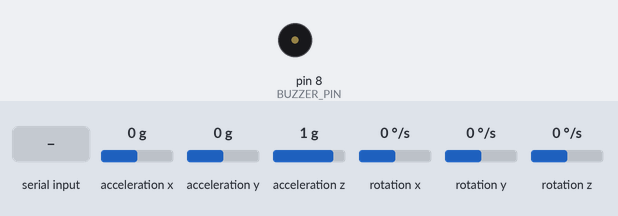
A sketch run on a simulated Arduino Uno, built with avr-gcc and run on an emulated ATmega328P. On the bench: buzzer (waves = sounding, pin HIGH). The inputs (shaded band) are chosen by the test bench; at power-on: acceleration x 0 g, acceleration y 0 g, acceleration z 1 g, rotation x 0 °/s, rotation y 0 °/s, rotation z 0 °/s. What the sketch prints to the serial monitor is not drawn.

Above: at 1.2 s.
1.3 s: "ALARM\n" received over Serial
At 1.6 s:
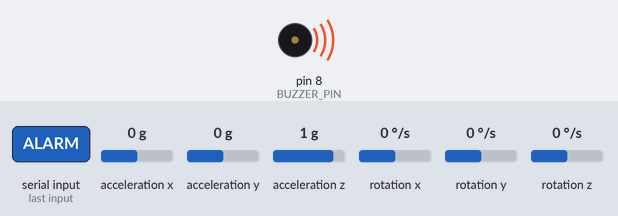
2.8 s: acceleration x set to -1.4 g
5.8 s: acceleration x set to 0 g
Timing chart, 0 to 8.8 s (numbered marks = the images above; inputs shaded):
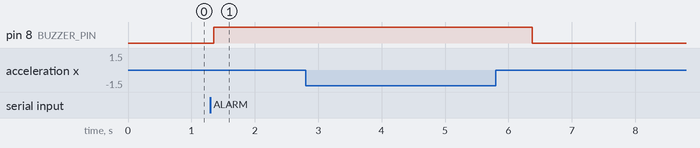

The sketch:

hardware.ino
```cpp
#include <Wire.h>
#include <MPU6050.h>

MPU6050 mpu;

const int         BUZZER_PIN      = 8;
const float       MOVE_THRESHOLD  = 0.08;
const unsigned long STOP_DELAY    = 2000;
const unsigned long STATUS_INTERVAL = 2000;  // resend START every 2 seconds

bool          isRunning     = false;
unsigned long lastMoveTime  = 0;
unsigned long buzzerEndTime = 0;
unsigned long lastStatusTime = 0;

void setup() {
    Serial.begin(9600);
    Wire.begin();
    mpu.initialize();
    pinMode(BUZZER_PIN, OUTPUT);
    digitalWrite(BUZZER_PIN, LOW);
}

void loop() {
    int16_t ax, ay, az, gx, gy, gz;
    mpu.getMotion6(&ax, &ay, &az, &gx, &gy, &gz);

    float mag       = sqrt(pow(ax/16384.0,2) + pow(ay/16384.0,2) + pow(az/16384.0,2));
    float deviation = abs(mag - 1.0);

    if (deviation > MOVE_THRESHOLD) {
        lastMoveTime = millis();
        if (!isRunning) {
            Serial.println("START");
            isRunning    = true;
            lastStatusTime = millis();
        }
        // Keep resending START every 2 seconds so Python never misses it
        if (millis() - lastStatusTime > STATUS_INTERVAL) {
            Serial.println("START");
            lastStatusTime = millis();
        }
    } else if (isRunning && (millis() - lastMoveTime > STOP_DELAY)) {
        Serial.println("STOP");
        isRunning = false;
    }

    if (Serial.available()) {
        String cmd = Serial.readStringUntil('\n');
        cmd.trim();
        if (cmd == "ALARM") {
            buzzerEndTime = millis() + 5000;
        }
    }

    digitalWrite(BUZZER_PIN, millis() < buzzerEndTime ? HIGH : LOW);

    delay(50);
}
```

Measured:
- after the input at 1.3 s, pin 8 (BUZZER_PIN): LOW → HIGH after 0.05 s
- after the input at 2.8 s, every drawn part: stays the same
